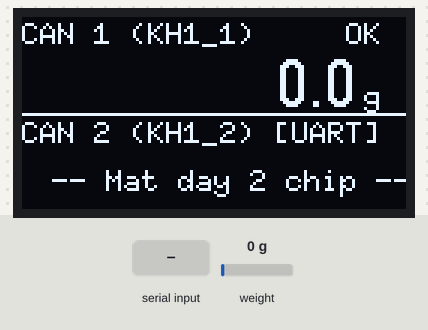
This sketch was run on a simulated ESP32. On the bench: 128×64 one-colour display. The inputs (shaded band) are chosen by the test bench; at power-on: weight on the scale 0 g. EEPROM starts erased; what the sketch prints to the serial monitor is not drawn.

Above: at 1.8 s.
1.9 s: weight on the scale set to 100 g
At 2.3 s:
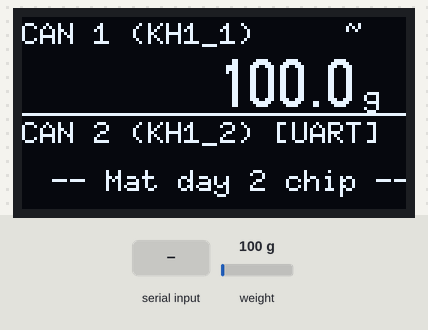
4.4 s: weight on the scale set to 1250 g
At 6.5 s:
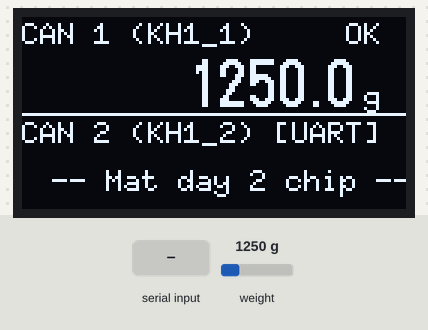
6.9 s: "c1 90\n" received over Serial
At 9.7 s:
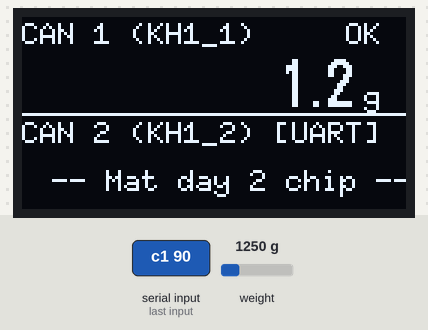
9.9 s: weight on the scale set to 2500 g
At 11.4 s:
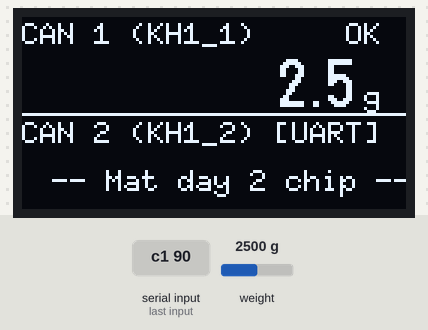
11.6 s: "r\n" received over Serial
At 13.1 s:
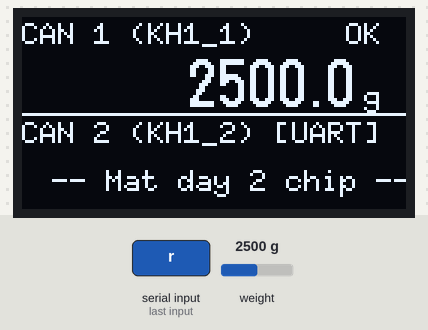
14.2 s: "t\n" received over Serial
At 15.5 s:
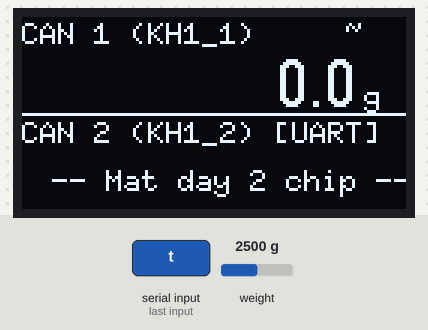
Timing chart, 0 to 17.2 s (numbered marks = the images above; inputs shaded):
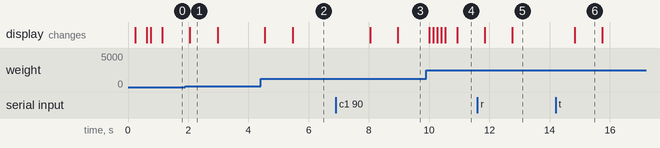

The sketch:

ESP32_Master_Can1_OLED.ino
```cpp
/*
 * ==============================================================================
 *  TAP TAKE GO - ESP32 SỐ 1: MASTER (DÂY NỐI UART)
 *  (CÂN 1 + MÀN HÌNH OLED + NHẬN DÂY UART TỪ CÂN 2 + CÁP USB MÁY TÍNH)
 * ==============================================================================
 *  CHỨC NĂNG:
 *   1. Đọc Cân 1 (Ô KH1_1) trực tiếp qua HX711 (GPIO 16, 17)
 *   2. Nhận dữ liệu Cân 2 qua DÂY ĐỒNG UART (Chân GPIO 4) với độ trễ 0.5ms
 *   3. Hiển thị đồng thời cả 2 Cân lên màn hình OLED 128x64
 *   4. Bắn toàn bộ dữ liệu 2 Cân qua Cáp USB vào máy tính cho Web Admin
 *
 *  ĐẤU DÂY:
 *   - HX711 Cân 1    : VCC -> 5V/VIN, GND -> GND, DT -> GPIO 16, SCK -> GPIO 17
 *   - OLED 128x64    : VCC -> 3V3 (hoặc 5V), GND -> GND, SDA -> GPIO 21, SCL -> GPIO 22
 *   - DÂY NỐI VỚI ESP32 SỐ 2:
 *       + Chân GPIO 4 (RX2)  <--- Nối vào chân GPIO 17 (TX2) của ESP32 Số 2
 *       + Chân GND           <--- Nối vào chân GND của ESP32 Số 2 (BẮT BUỘC CHUNG MASS)
 *   - Cáp USB        : Cắm trực tiếp vào máy tính (115200 baud)
 * ==============================================================================
 */

#include <Arduino.h>
#include <Wire.h>
#include <U8g2lib.h>
#include <HX711.h>
#include <Preferences.h>

// ============================================================
// 1. CẤU HÌNH PHẦN CỨNG
// ============================================================
const int HX1_DT     = 16;
const int HX1_SCK    = 17;
const int I2C_SDA    = 21;
const int I2C_SCL    = 22;
const int UART_RX_PIN = 4;   // Chân nhận dữ liệu từ ESP32 Cân 2 qua dây đồng

const char* SLOT_ID_1 = "KH1_1";
const char* SLOT_ID_2 = "KH1_2";

const float DEFAULT_CAL = 420.0;
const float ZERO_BAND   = 1.0;
const float STABLE_BAND = 1.5;

// Màn hình OLED (đổi sang U8G2_SSD1306 nếu màn hình của bạn là SSD1306)
U8G2_SH1106_128X64_NONAME_F_HW_I2C u8g2(U8G2_R0, U8X8_PIN_NONE);

HX711 scale1;
Preferences prefs;
float calFactor1 = DEFAULT_CAL;
bool hx1Ready = false;

// Cổng Serial phần cứng số 2 để nhận dây từ ESP32 Cân 2
HardwareSerial SerialFromCan2(2);

// Dữ liệu Cân 1 (Đọc tại chỗ)
float weight1 = 0.0;
bool  stable1 = true;
float win1[8];
uint8_t winIdx1 = 0, winCount1 = 0;

// Dữ liệu Cân 2 (Nhận qua dây UART)
float can2Weight = 0.0;
bool  can2Stable = true;
bool  can2SensorOk = false;
unsigned long lastCan2Recv = 0;
bool  can2Online = false;
String uartBuffer = "";

// ============================================================
// 2. HIỂN THỊ MÀN HÌNH OLED 128x64 (CHIA ĐÔI 2 CÂN)
// ============================================================
float shown(float w) {
  return (fabs(w) < ZERO_BAND) ? 0.0 : w;
}

void drawScreen() {
  u8g2.clearBuffer();

  // --- NỬA TRÊN: CÂN 1 (Ô 01 - KH1_1) ---
  u8g2.setFont(u8g2_font_6x10_tr);
  u8g2.drawStr(0, 9, "CAN 1 (KH1_1)");
  if (hx1Ready) {
    u8g2.drawStr(108, 9, stable1 ? "OK" : "~");
    char buf1[16];
    snprintf(buf1, sizeof(buf1), "%.1f", shown(weight1));
    u8g2.setFont(u8g2_font_logisoso16_tr);
    int w1 = u8g2.getStrWidth(buf1);
    u8g2.drawStr(110 - w1, 30, buf1);
    u8g2.setFont(u8g2_font_6x10_tr);
    u8g2.drawStr(114, 30, "g");
  } else {
    u8g2.drawStr(20, 25, "-- Chua cam day --");
  }

  // Đường kẻ ngang phân cách
  u8g2.drawHLine(0, 32, 128);

  // --- NỬA DƯỚI: CÂN 2 (Ô 02 - KH1_2 - QUA DÂY UART) ---
  u8g2.setFont(u8g2_font_6x10_tr);
  u8g2.drawStr(0, 42, "CAN 2 (KH1_2) [UART]");
  if (!can2Online) {
    u8g2.drawStr(10, 58, "-- Mat day 2 chip --");
  } else if (!can2SensorOk) {
    u8g2.drawStr(10, 58, "Chua cam HX711!");
  } else {
    u8g2.drawStr(108, 42, can2Stable ? "OK" : "~");
    char buf2[16];
    snprintf(buf2, sizeof(buf2), "%.1f", shown(can2Weight));
    u8g2.setFont(u8g2_font_logisoso16_tr);
    int w2 = u8g2.getStrWidth(buf2);
    u8g2.drawStr(110 - w2, 63, buf2);
    u8g2.setFont(u8g2_font_6x10_tr);
    u8g2.drawStr(114, 63, "g");
  }

  u8g2.sendBuffer();
}

// ============================================================
// 3. LỆNH SERIAL TỪ MÁY TÍNH
// ============================================================
void handlePcSerial() {
  if (!Serial.available()) return;
  String cmd = Serial.readStringUntil('\n');
  cmd.trim();
  if (cmd.length() == 0) return;

  if (cmd == "t" || cmd == "TARE") {
    if (hx1Ready) scale1.tare(5);
    weight1 = 0;
    Serial.println("{\"event\":\"tare_success\",\"slot_id\":\"KH1_1\"}");
  } else if (cmd.startsWith("c1 ")) {
    float knownG = cmd.substring(3).toFloat();
    if (knownG > 0 && hx1Ready) {
      long val = scale1.get_value(10);
      calFactor1 = (float)val / knownG;
      scale1.set_scale(calFactor1);
      prefs.putFloat("cal1", calFactor1);
      Serial.printf("{\"event\":\"calib_ok\",\"slot_id\":\"KH1_1\",\"factor\":%.2f}\n", calFactor1);
    }
  } else if (cmd == "r") {
    calFactor1 = DEFAULT_CAL;
    prefs.putFloat("cal1", DEFAULT_CAL);
    if (hx1Ready) scale1.set_scale(DEFAULT_CAL);
    Serial.println("{\"event\":\"reset_calib\"}");
  }
}

// ============================================================
// 4. ĐỌC DỮ LIỆU TỪ DÂY UART CỦA CÂN 2
// ============================================================
void handleCan2Uart() {
  while (SerialFromCan2.available()) {
    char c = SerialFromCan2.read();
    if (c == '\n') {
      uartBuffer.trim();
      if (uartBuffer.startsWith("{") && uartBuffer.endsWith("}")) {
        // 1. Chuyển tiếp ngay lập tức dòng JSON này lên máy tính qua cáp USB!
        Serial.println(uartBuffer);

        // 2. Bóc tách số cân để cập nhật lên màn hình OLED
        lastCan2Recv = millis();
        can2Online = true;

        if (uartBuffer.indexOf("\"error\":\"no_sensor\"") != -1) {
          can2SensorOk = false;
        } else {
          can2SensorOk = true;
          int wIdx = uartBuffer.indexOf("\"weight\":");
          int stIdx = uartBuffer.indexOf("\"stable\":");
          if (wIdx != -1) {
            can2Weight = uartBuffer.substring(wIdx + 9).toFloat();
            if (stIdx != -1) {
              can2Stable = uartBuffer.substring(stIdx + 9).startsWith("true");
            }
          }
        }
      }
      uartBuffer = "";
    } else if (c != '\r') {
      uartBuffer += c;
    }
  }
}

// ============================================================
// 5. KHỞI TẠO (SETUP)
// ============================================================
void setup() {
  // Cổng USB giao tiếp với Máy tính (Web Admin)
  Serial.begin(115200);
  Serial.setTimeout(50);
  delay(200);

  Serial.println();
  Serial.println("==================================================");
  Serial.println("  TAP TAKE GO - MASTER (CAN 1 + DAY UART CAN 2)   ");
  Serial.println("==================================================");

  // Khởi tạo cổng nhận dây UART từ ESP32 Cân 2 (RX=GPIO 4, TX=GPIO 5 không dùng)
  SerialFromCan2.begin(115200, SERIAL_8N1, UART_RX_PIN, 5);
  Serial.println("Cong nhan day UART (GPIO 4): San sang ✓");

  // Màn hình OLED
  Wire.begin(I2C_SDA, I2C_SCL);
  Wire.setClock(400000);
  u8g2.begin();

  // Bộ nhớ hiệu chuẩn
  prefs.begin("scales", false);
  calFactor1 = prefs.getFloat("cal1", DEFAULT_CAL);

  // Đánh thức và khởi tạo Cân 1
  pinMode(HX1_SCK, OUTPUT);
  digitalWrite(HX1_SCK, LOW);
  pinMode(HX1_DT, INPUT_PULLUP);
  delay(50);

  Serial.print("Kiem tra Can 1 (GPIO 16, 17)... ");
  scale1.begin(HX1_DT, HX1_SCK);
  if (scale1.wait_ready_timeout(1000)) {
    scale1.set_scale(calFactor1);
    scale1.tare(3);
    hx1Ready = true;
    Serial.println("OK ✓");
  } else {
    hx1Ready = false;
    Serial.println("CHUA THAY (se tu nhan khi cam)");
  }

  drawScreen();
  Serial.println(">>> MASTER SAN SANG BAN USB VA NHAN DAY UART! <<<");
}

// ============================================================
// 6. VÒNG LẶP CHÍNH (LOOP)
// ============================================================
void loop() {
  handlePcSerial();
  handleCan2Uart();

  // 1. Đọc Cân 1 tại chỗ
  if (hx1Ready && scale1.is_ready()) {
    float raw1 = scale1.get_units(1);
    if (!isnan(raw1) && !isinf(raw1)) {
      float diff = raw1 - weight1;
      if (fabs(diff) > 20.0) weight1 = raw1;
      else                   weight1 += 0.35 * diff;

      win1[winIdx1] = weight1;
      winIdx1 = (winIdx1 + 1) % 8;
      if (winCount1 < 8) winCount1++;

      float mn = win1[0], mx = win1[0];
      for (uint8_t i = 1; i < winCount1; i++) {
        if (win1[i] < mn) mn = win1[i];
        if (win1[i] > mx) mx = win1[i];
      }
      stable1 = (winCount1 >= 4) && (mx - mn < STABLE_BAND);
    }
  } else if (!hx1Ready && digitalRead(HX1_DT) == LOW) {
    scale1.begin(HX1_DT, HX1_SCK);
    scale1.set_scale(calFactor1);
    scale1.tare(3);
    hx1Ready = true;
    Serial.println("{\"event\":\"can1_plugged\"}");
  }

  // 2. Kiểm tra dây UART Cân 2 bị tuột (> 2.5s không có tín hiệu)
  if (can2Online && (millis() - lastCan2Recv > 2500)) {
    can2Online = false;
    Serial.println("{\"event\":\"can2_wire_disconnected\"}");
  }

  // 3. Cập nhật Màn hình OLED mỗi 100ms
  static unsigned long lastDraw = 0;
  if (millis() - lastDraw >= 100) {
    lastDraw = millis();
    drawScreen();
  }

  // 4. Bắn Cân 1 vào Cáp USB Máy tính (khi đổi >= 0.3g hoặc heartbeat 1s)
  static float lastP1 = -9999;
  static bool  lastS1 = false;
  static unsigned long lastBeat = 0;
  bool beat = (millis() - lastBeat >= 1000);

  if (hx1Ready && (beat || fabs(shown(weight1) - lastP1) >= 0.3 || stable1 != lastS1)) {
    Serial.printf("{\"slot_id\":\"KH1_1\",\"weight\":%.1f,\"stable\":%s}\n",
                  shown(weight1), stable1 ? "true" : "false");
    lastP1 = shown(weight1);
    lastS1 = stable1;
  }

  if (beat) lastBeat = millis();

  delay(5);
}
```

Measured:
- after the input at 1.9 s, the display: changes after 0.16 s (image 1)
- after the input at 4.4 s, the display: first changes after 0.15 s (image 2 shows a later state)
- after the input at 6.9 s, the display: first changes after 1.1 s (image 3 shows a later state)
- after the input at 9.9 s, the display: first changes after 0.11 s (image 4 shows a later state)
- after the input at 11.6 s, the display: first changes after 0.24 s (image 5 shows a later state)
- after the input at 14.2 s, the display: changes after 0.64 s (image 6)
- what the display in image 1 shows lasts 0.9 s, from 2.1 s to 3.0 s
